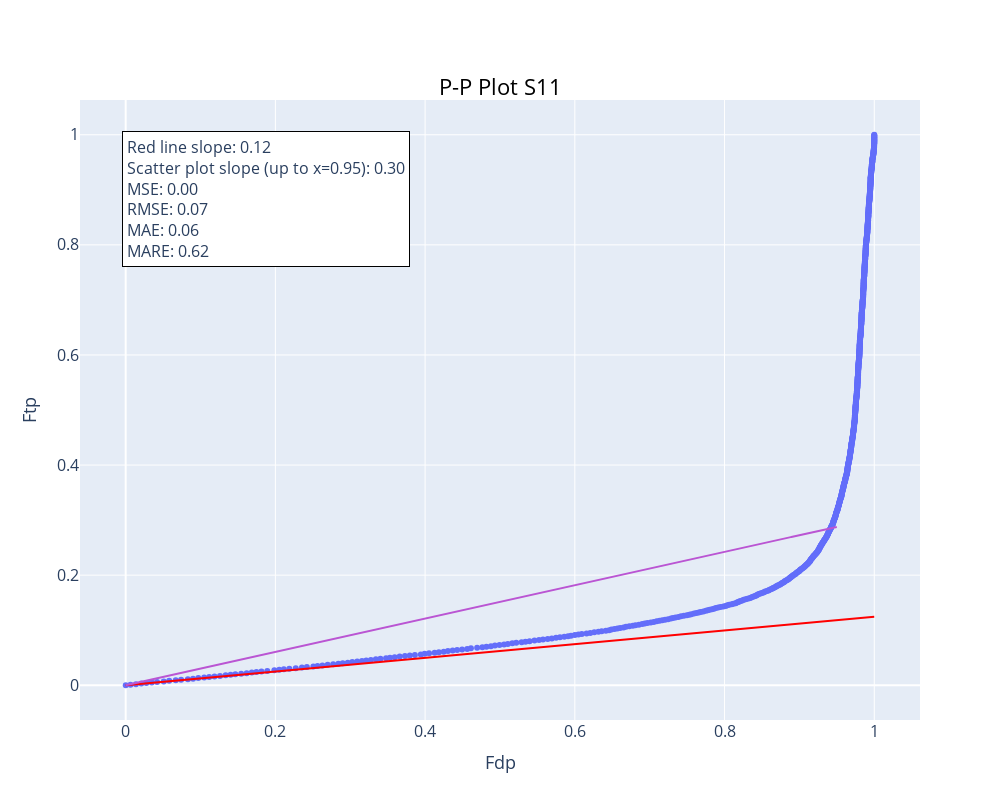

Source (notebook cell):
### Code cell
pp_plot(psm_df_S)

### Figure 1 — Plotly figure (JSON) as saved in the notebook; plotly's stock layout.template omitted (floating-point values rounded to 4 significant figures; data arrays with more than 128 entries replaced by an {"elided": "..."} marker saying what was removed)
{"data": [{"mode": "markers", "type": "scatter", "x": {"elided": "1000 float values"}, "y": {"elided": "1000 float values"}}, {"line": {"color": "red"}, "mode": "lines", "name": "pi0", "showlegend": true, "type": "scatter", "x": [0, 1], "y": [0, 0.1245]}, {"line": {"color": "mediumorchid"}, "mode": "lines", "name": "Regression Line", "showlegend": true, "type": "scatter", "x": {"elided": "316 float values"}, "y": {"elided": "316 float values"}}], "layout": {"annotations": [{"align": "left", "bgcolor": "white", "bordercolor": "black", "borderpad": 4, "borderwidth": 1, "font": {"size": 16}, "showarrow": false, "text": "Red line slope: 0.12<br>Scatter plot slope (up to x=0.95): 0.30<br>MSE: 0.00<br>RMSE: 0.07<br>MAE: 0.06<br>MARE: 0.62", "x": 0.05, "xref": "paper", "y": 0.95, "yref": "paper"}], "autosize": false, "height": 800, "showlegend": false, "title": {"font": {"color": "black", "size": 22}, "text": "P-P Plot S11", "x": 0.5, "xanchor": "center", "y": 0.9, "yanchor": "top"}, "width": 1000, "xaxis": {"tickfont": {"size": 16}, "title": {"font": {"size": 18}, "text": "Fdp"}}, "yaxis": {"tickfont": {"size": 16}, "title": {"font": {"size": 18}, "text": "Ftp"}}}}
